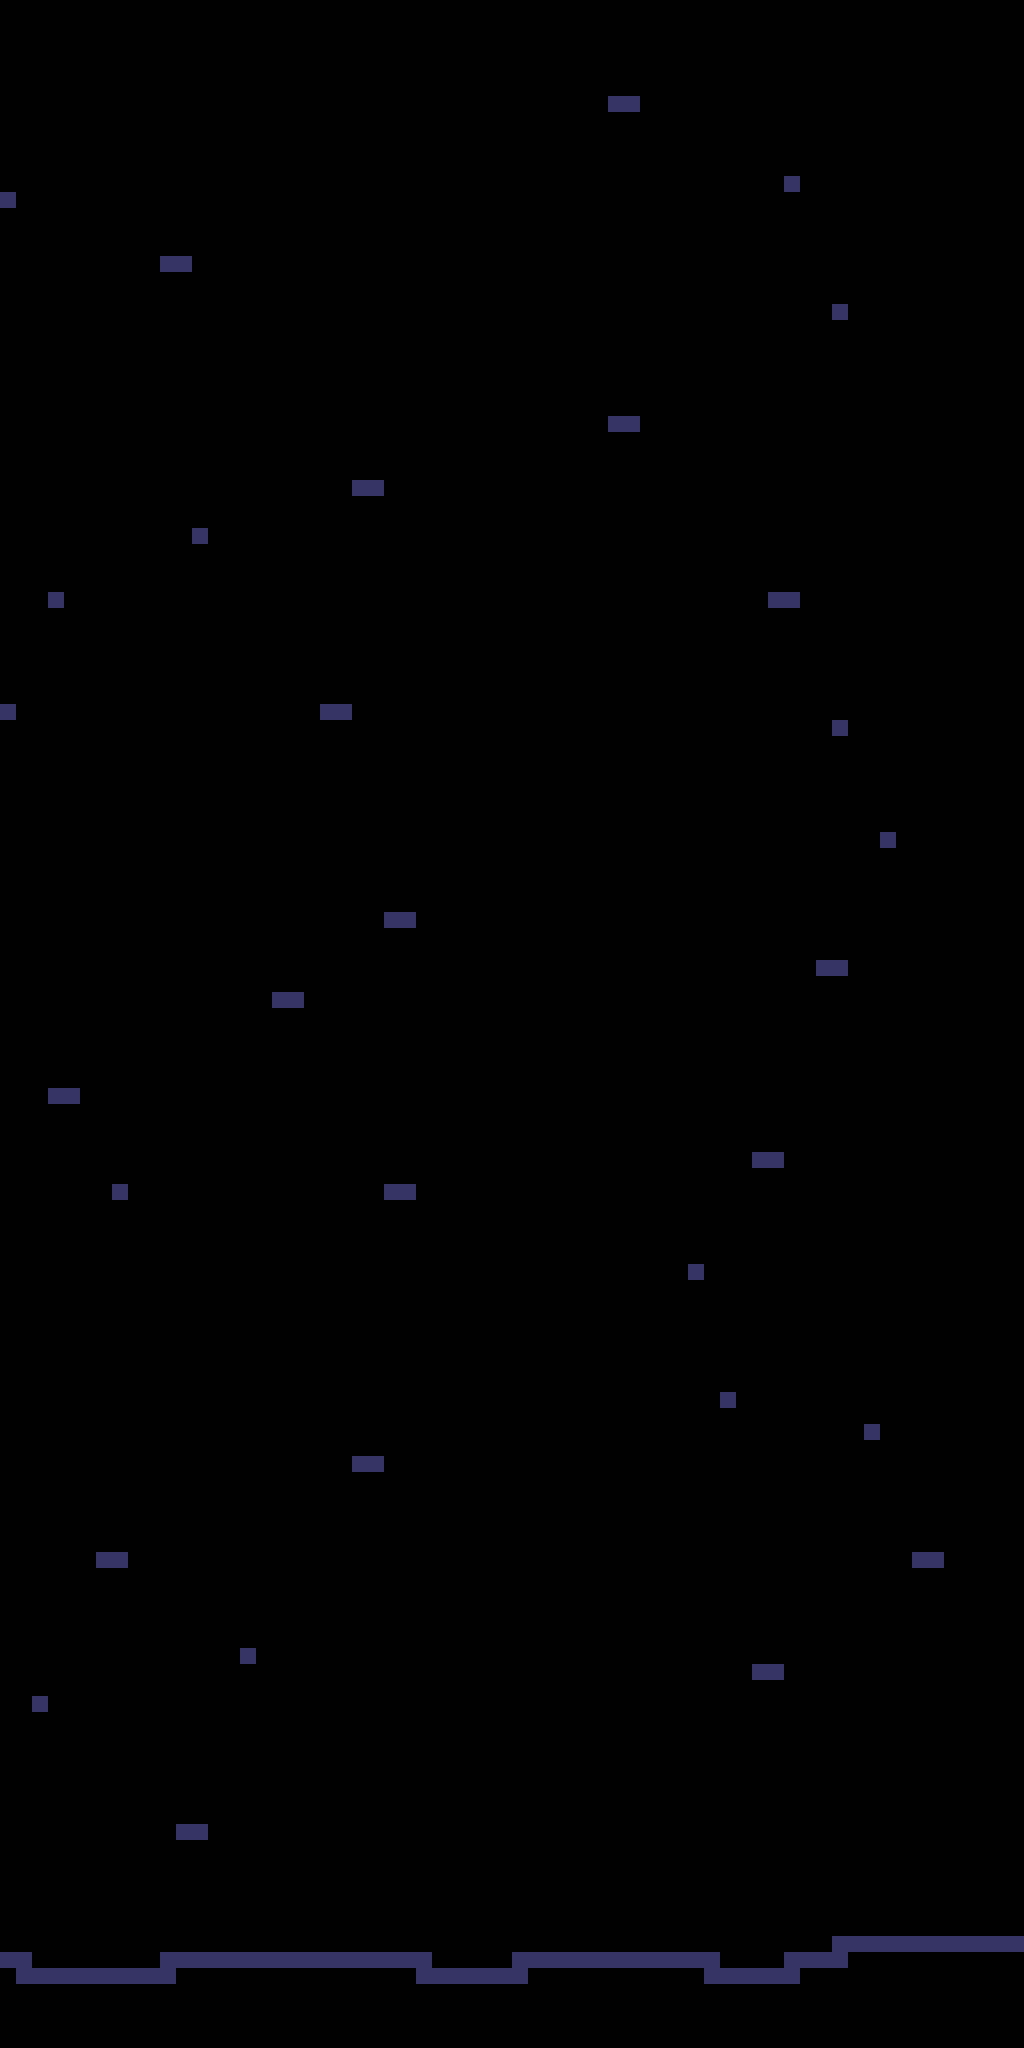

The image is a tile-based game level rendered from a .tmx file. Its description and source (layers, tilesets, objects; grid data summarised) follow:
An orthogonal 64x128 tile map with 16x16 px tiles, 1 tile layer (Tile Layer 1).

<map version="1.2" tiledversion="1.3.1" orientation="orthogonal" renderorder="right-down" compressionlevel="0" width="64" height="128" tilewidth="16" tileheight="16" infinite="0" nextlayerid="3" nextobjectid="4">
 <tileset firstgid="1" source="bogTileset1.tsx" />
 <layer id="1" name="Tile Layer 1" width="64" height="128">
  <data>[8192 cells, 119 non-empty, 1 distinct tile ids]</data>
 </layer>
</map>
